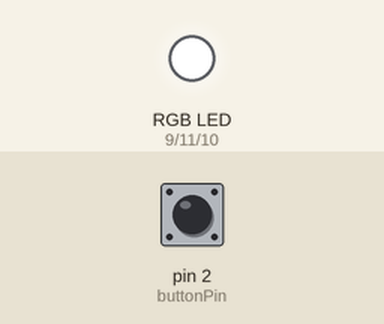
This sketch was run on a simulated Arduino Uno, built with avr-gcc and run on an emulated ATmega328P. On the bench: an RGB LED mixed from three pins (HIGH = lit). The test bench sets the inputs (shaded band); at power-on: pin 2 (buttonPin) HIGH.

Above: at 1.2 s.
1.3 s: pin 2 (buttonPin) pulled LOW for 0.15 s
At 1.5 s:
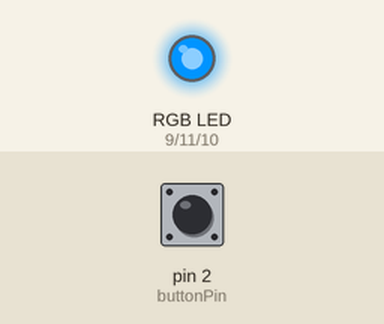
At 2.1 s:
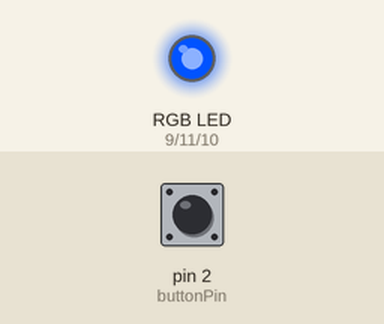
4.3 s: pin 2 (buttonPin) pulled LOW for 1 s
At 5.2 s:
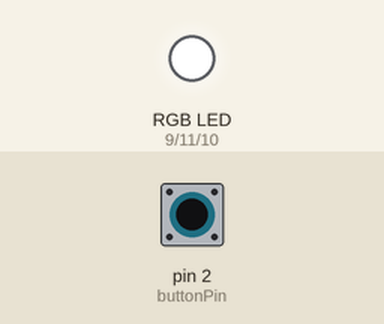
6.8 s: pin 2 (buttonPin) pulled LOW for 0.15 s
Timing chart, 0 to 21.8 s (numbered marks = the images above; inputs shaded):
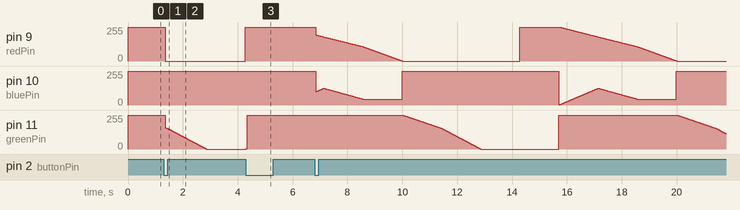

The sketch:

LIGHT.ino
```cpp
// 設定連接 RGB LED 的 PWM 腳位
const int redPin = 9;
const int greenPin = 11;
const int bluePin = 10;

// 設定按鈕連接 D2 腳位
const int buttonPin = 2;

// 若燈泡是共陽極請設 true；共陰極請設 false
const bool COMMON_ANODE = true;

// 8 個顏色節點 (紅、橙、黃、綠、藍、靛、紫、紅)
const int NUM_COLORS = 8;
const int rainbowColors[NUM_COLORS][3] = {
  {255,   0,   0}, // 1. 紅色
  {255, 100,   0}, // 2. 橘色
  {255, 255,   0}, // 3. 黃色
  {  0, 255,   0}, // 4. 綠色
  {  0,   0, 255}, // 5. 藍色
  { 75,   0, 130}, // 6. 靛色
  {148,   0, 211}, // 7. 紫色
  {255,   0,   0}  // 8. 紅色 (接回起點)
};

bool ledPowerOn = false;        // 預設為關閉狀態 (開機時不亮)
bool lastButtonState = HIGH;   // 紀錄按鈕上一次狀態

void setup() {
  pinMode(redPin, OUTPUT);
  pinMode(greenPin, OUTPUT);
  pinMode(bluePin, OUTPUT);

  // 設定 D2 為輸入模式並開啟內建上拉電阻 (沒按為 HIGH，按下去為 LOW)
  pinMode(buttonPin, INPUT_PULLUP);

  // 初始化關閉 LED
  setLEDColor(0, 0, 0);
}

void loop() {
  // 讀取 D2 按鈕狀態
  bool currentButtonState = digitalRead(buttonPin);

  // 偵測按鈕按下瞬間 (從 HIGH 變成 LOW)
  if (lastButtonState == HIGH && currentButtonState == LOW) {
    ledPowerOn = !ledPowerOn; // 切換燈光電源 (亮燈 / 關燈)
    delay(50);                // 機械按鈕防彈跳 (Debounce)
  }
  lastButtonState = currentButtonState;

  // 判斷當前電源狀態
  if (ledPowerOn) {
    // 亮燈模式：計算 10 秒彩虹漸層
    const unsigned long duration = 10000;
    unsigned long timeOffset = millis() % duration;

    float progress = ((float)timeOffset / (float)duration) * (NUM_COLORS - 1);
    int index = floor(progress);
    float fraction = progress - index;

    int r = rainbowColors[index][0] + (rainbowColors[index + 1][0] - rainbowColors[index][0]) * fraction;
    int g = rainbowColors[index][1] + (rainbowColors[index + 1][1] - rainbowColors[index][1]) * fraction;
    int b = rainbowColors[index][2] + (rainbowColors[index + 1][2] - rainbowColors[index][2]) * fraction;

    setLEDColor(r, g, b);
  } else {
    // 關燈模式：將 RGB 通道全部關閉
    setLEDColor(0, 0, 0);
  }
}

void setLEDColor(int r, int g, int b) {
  if (COMMON_ANODE) {
    r = 255 - r;
    g = 255 - g;
    b = 255 - b;
  }
  analogWrite(redPin, r);
  analogWrite(greenPin, g);
  analogWrite(bluePin, b);
}
```

Measured:
- after the input at 1.3 s, pin 9 (redPin): 255/255 → 0/255 after 0.05 s, → 255/255 2.9 s later; pin 10 (bluePin): 255/255 → 253/255 after 3.0 s
- after the input at 4.3 s, pin 9 (redPin): stays 255/255 (without the input it goes to 254/255 after 1.4 s); pin 11 (greenPin): 3/255 → 255/255 after 0.05 s instead of 1.4 s
